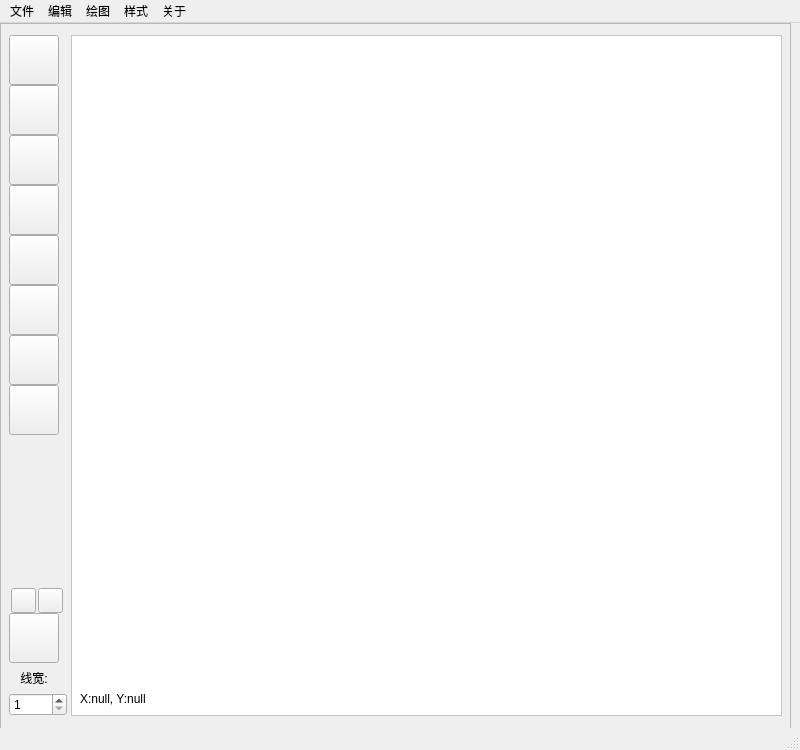
<?xml version="1.0" encoding="UTF-8"?>
<ui version="4.0">
 <class>MainWindow</class>
 <widget class="QMainWindow" name="MainWindow">
  <property name="geometry">
   <rect>
    <x>0</x>
    <y>0</y>
    <width>800</width>
    <height>750</height>
   </rect>
  </property>
  <property name="windowTitle">
   <string>MainWindow</string>
  </property>
  <property name="styleSheet">
   <string notr="true"/>
  </property>
  <widget class="QWidget" name="centralwidget">
   <property name="autoFillBackground">
    <bool>true</bool>
   </property>
   <property name="styleSheet">
    <string notr="true"/>
   </property>
   <widget class="QFrame" name="frame">
    <property name="geometry">
     <rect>
      <x>0</x>
      <y>0</y>
      <width>791</width>
      <height>751</height>
     </rect>
    </property>
    <property name="frameShape">
     <enum>QFrame::Shape::StyledPanel</enum>
    </property>
    <property name="frameShadow">
     <enum>QFrame::Shadow::Raised</enum>
    </property>
    <widget class="QWidget" name="verticalLayoutWidget">
     <property name="geometry">
      <rect>
       <x>9</x>
       <y>12</y>
       <width>58</width>
       <height>681</height>
      </rect>
     </property>
     <layout class="QVBoxLayout" name="verticalLayout">
      <property name="spacing">
       <number>0</number>
      </property>
      <item>
       <widget class="QPushButton" name="selectButton">
        <property name="minimumSize">
         <size>
          <width>50</width>
          <height>50</height>
         </size>
        </property>
        <property name="maximumSize">
         <size>
          <width>50</width>
          <height>50</height>
         </size>
        </property>
        <property name="toolTip">
         <string>方框选择</string>
        </property>
        <property name="styleSheet">
         <string notr="true"/>
        </property>
        <property name="text">
         <string/>
        </property>
        <property name="icon">
         <iconset resource="imageres.qrc">
          <normaloff>:/sideBarIcons/images/select.png</normaloff>:/sideBarIcons/images/select.png</iconset>
        </property>
        <property name="iconSize">
         <size>
          <width>40</width>
          <height>40</height>
         </size>
        </property>
        <property name="checkable">
         <bool>true</bool>
        </property>
       </widget>
      </item>
      <item>
       <widget class="QPushButton" name="penButton">
        <property name="minimumSize">
         <size>
          <width>50</width>
          <height>50</height>
         </size>
        </property>
        <property name="maximumSize">
         <size>
          <width>50</width>
          <height>50</height>
         </size>
        </property>
        <property name="toolTip">
         <string>任意画笔</string>
        </property>
        <property name="styleSheet">
         <string notr="true"/>
        </property>
        <property name="text">
         <string/>
        </property>
        <property name="icon">
         <iconset resource="imageres.qrc">
          <normaloff>:/sideBarIcons/images/pen.png</normaloff>:/sideBarIcons/images/pen.png</iconset>
        </property>
        <property name="iconSize">
         <size>
          <width>40</width>
          <height>40</height>
         </size>
        </property>
        <property name="checkable">
         <bool>true</bool>
        </property>
       </widget>
      </item>
      <item>
       <widget class="QPushButton" name="lineButton">
        <property name="minimumSize">
         <size>
          <width>50</width>
          <height>50</height>
         </size>
        </property>
        <property name="maximumSize">
         <size>
          <width>50</width>
          <height>50</height>
         </size>
        </property>
        <property name="toolTip">
         <string>线段</string>
        </property>
        <property name="styleSheet">
         <string notr="true"/>
        </property>
        <property name="text">
         <string/>
        </property>
        <property name="icon">
         <iconset resource="imageres.qrc">
          <normaloff>:/sideBarIcons/images/line.png</normaloff>:/sideBarIcons/images/line.png</iconset>
        </property>
        <property name="iconSize">
         <size>
          <width>40</width>
          <height>40</height>
         </size>
        </property>
        <property name="checkable">
         <bool>true</bool>
        </property>
       </widget>
      </item>
      <item>
       <widget class="QPushButton" name="curveButton">
        <property name="minimumSize">
         <size>
          <width>50</width>
          <height>50</height>
         </size>
        </property>
        <property name="maximumSize">
         <size>
          <width>50</width>
          <height>50</height>
         </size>
        </property>
        <property name="toolTip">
         <string>曲线</string>
        </property>
        <property name="styleSheet">
         <string notr="true"/>
        </property>
        <property name="text">
         <string/>
        </property>
        <property name="icon">
         <iconset resource="imageres.qrc">
          <normaloff>:/sideBarIcons/images/curve.png</normaloff>:/sideBarIcons/images/curve.png</iconset>
        </property>
        <property name="iconSize">
         <size>
          <width>40</width>
          <height>40</height>
         </size>
        </property>
        <property name="checkable">
         <bool>true</bool>
        </property>
       </widget>
      </item>
      <item>
       <widget class="QPushButton" name="rectButton">
        <property name="minimumSize">
         <size>
          <width>50</width>
          <height>50</height>
         </size>
        </property>
        <property name="maximumSize">
         <size>
          <width>50</width>
          <height>50</height>
         </size>
        </property>
        <property name="toolTip">
         <string>矩形</string>
        </property>
        <property name="styleSheet">
         <string notr="true"/>
        </property>
        <property name="text">
         <string/>
        </property>
        <property name="icon">
         <iconset resource="imageres.qrc">
          <normaloff>:/sideBarIcons/images/rect.png</normaloff>:/sideBarIcons/images/rect.png</iconset>
        </property>
        <property name="iconSize">
         <size>
          <width>40</width>
          <height>40</height>
         </size>
        </property>
        <property name="checkable">
         <bool>true</bool>
        </property>
       </widget>
      </item>
      <item>
       <widget class="QPushButton" name="polygonButton">
        <property name="minimumSize">
         <size>
          <width>50</width>
          <height>50</height>
         </size>
        </property>
        <property name="maximumSize">
         <size>
          <width>50</width>
          <height>50</height>
         </size>
        </property>
        <property name="toolTip">
         <string>多边形</string>
        </property>
        <property name="styleSheet">
         <string notr="true"/>
        </property>
        <property name="text">
         <string/>
        </property>
        <property name="icon">
         <iconset resource="imageres.qrc">
          <normaloff>:/sideBarIcons/images/polygon.png</normaloff>:/sideBarIcons/images/polygon.png</iconset>
        </property>
        <property name="iconSize">
         <size>
          <width>40</width>
          <height>40</height>
         </size>
        </property>
        <property name="checkable">
         <bool>true</bool>
        </property>
       </widget>
      </item>
      <item>
       <widget class="QPushButton" name="circleButton">
        <property name="minimumSize">
         <size>
          <width>50</width>
          <height>50</height>
         </size>
        </property>
        <property name="maximumSize">
         <size>
          <width>50</width>
          <height>50</height>
         </size>
        </property>
        <property name="toolTip">
         <string>圆</string>
        </property>
        <property name="styleSheet">
         <string notr="true"/>
        </property>
        <property name="text">
         <string/>
        </property>
        <property name="icon">
         <iconset resource="imageres.qrc">
          <normaloff>:/sideBarIcons/images/circle.png</normaloff>:/sideBarIcons/images/circle.png</iconset>
        </property>
        <property name="iconSize">
         <size>
          <width>40</width>
          <height>40</height>
         </size>
        </property>
        <property name="checkable">
         <bool>true</bool>
        </property>
       </widget>
      </item>
      <item>
       <widget class="QPushButton" name="ellipseButton">
        <property name="minimumSize">
         <size>
          <width>50</width>
          <height>50</height>
         </size>
        </property>
        <property name="maximumSize">
         <size>
          <width>50</width>
          <height>50</height>
         </size>
        </property>
        <property name="toolTip">
         <string>椭圆</string>
        </property>
        <property name="styleSheet">
         <string notr="true"/>
        </property>
        <property name="text">
         <string/>
        </property>
        <property name="icon">
         <iconset resource="imageres.qrc">
          <normaloff>:/sideBarIcons/images/ellipse.png</normaloff>:/sideBarIcons/images/ellipse.png</iconset>
        </property>
        <property name="iconSize">
         <size>
          <width>40</width>
          <height>40</height>
         </size>
        </property>
        <property name="checkable">
         <bool>true</bool>
        </property>
       </widget>
      </item>
      <item>
       <spacer name="verticalSpacer">
        <property name="orientation">
         <enum>Qt::Orientation::Vertical</enum>
        </property>
        <property name="sizeHint" stdset="0">
         <size>
          <width>20</width>
          <height>40</height>
         </size>
        </property>
       </spacer>
      </item>
      <item>
       <layout class="QVBoxLayout" name="verticalLayout_3">
        <item>
         <layout class="QVBoxLayout" name="verticalLayout_2">
          <property name="spacing">
           <number>0</number>
          </property>
          <property name="sizeConstraint">
           <enum>QLayout::SizeConstraint::SetMinimumSize</enum>
          </property>
          <item>
           <layout class="QHBoxLayout" name="horizontalLayout">
            <property name="spacing">
             <number>0</number>
            </property>
            <item>
             <widget class="QPushButton" name="boardButton">
              <property name="minimumSize">
               <size>
                <width>25</width>
                <height>25</height>
               </size>
              </property>
              <property name="maximumSize">
               <size>
                <width>25</width>
                <height>25</height>
               </size>
              </property>
              <property name="toolTip">
               <string>边框着色选择</string>
              </property>
              <property name="styleSheet">
               <string notr="true"/>
              </property>
              <property name="text">
               <string/>
              </property>
              <property name="icon">
               <iconset resource="imageres.qrc">
                <normaloff>:/sideBarIcons/images/board.png</normaloff>:/sideBarIcons/images/board.png</iconset>
              </property>
              <property name="iconSize">
               <size>
                <width>20</width>
                <height>20</height>
               </size>
              </property>
              <property name="checkable">
               <bool>true</bool>
              </property>
             </widget>
            </item>
            <item>
             <widget class="QPushButton" name="fillButton">
              <property name="minimumSize">
               <size>
                <width>25</width>
                <height>25</height>
               </size>
              </property>
              <property name="maximumSize">
               <size>
                <width>25</width>
                <height>25</height>
               </size>
              </property>
              <property name="toolTip">
               <string>填充着色选择</string>
              </property>
              <property name="styleSheet">
               <string notr="true"/>
              </property>
              <property name="text">
               <string/>
              </property>
              <property name="icon">
               <iconset resource="imageres.qrc">
                <normaloff>:/sideBarIcons/images/fill.png</normaloff>:/sideBarIcons/images/fill.png</iconset>
              </property>
              <property name="iconSize">
               <size>
                <width>20</width>
                <height>20</height>
               </size>
              </property>
              <property name="checkable">
               <bool>true</bool>
              </property>
             </widget>
            </item>
           </layout>
          </item>
          <item>
           <widget class="QPushButton" name="palatteButton">
            <property name="minimumSize">
             <size>
              <width>50</width>
              <height>50</height>
             </size>
            </property>
            <property name="maximumSize">
             <size>
              <width>50</width>
              <height>50</height>
             </size>
            </property>
            <property name="toolTip">
             <string>选择颜色</string>
            </property>
            <property name="styleSheet">
             <string notr="true"/>
            </property>
            <property name="text">
             <string/>
            </property>
            <property name="icon">
             <iconset resource="imageres.qrc">
              <normaloff>:/sideBarIcons/images/palette.png</normaloff>:/sideBarIcons/images/palette.png</iconset>
            </property>
            <property name="iconSize">
             <size>
              <width>40</width>
              <height>40</height>
             </size>
            </property>
            <property name="checkable">
             <bool>false</bool>
            </property>
           </widget>
          </item>
          <item>
           <widget class="QLabel" name="label">
            <property name="minimumSize">
             <size>
              <width>50</width>
              <height>30</height>
             </size>
            </property>
            <property name="maximumSize">
             <size>
              <width>50</width>
              <height>30</height>
             </size>
            </property>
            <property name="font">
             <font>
              <pointsize>9</pointsize>
             </font>
            </property>
            <property name="text">
             <string>线宽:</string>
            </property>
            <property name="alignment">
             <set>Qt::AlignmentFlag::AlignCenter</set>
            </property>
           </widget>
          </item>
          <item>
           <widget class="QSpinBox" name="spinBox">
            <property name="toolTip">
             <string>线宽</string>
            </property>
            <property name="minimum">
             <number>1</number>
            </property>
           </widget>
          </item>
         </layout>
        </item>
       </layout>
      </item>
     </layout>
    </widget>
    <widget class="CustomView" name="graphicsView">
     <property name="geometry">
      <rect>
       <x>71</x>
       <y>12</y>
       <width>711</width>
       <height>681</height>
      </rect>
     </property>
     <property name="mouseTracking">
      <bool>true</bool>
     </property>
     <property name="styleSheet">
      <string notr="true">background-color: rgb(255, 255, 255);</string>
     </property>
    </widget>
    <widget class="QLabel" name="cord">
     <property name="geometry">
      <rect>
       <x>80</x>
       <y>660</y>
       <width>131</width>
       <height>31</height>
      </rect>
     </property>
     <property name="styleSheet">
      <string notr="true">color: rgb(0, 0, 0);</string>
     </property>
     <property name="text">
      <string>X:null, Y:null </string>
     </property>
    </widget>
   </widget>
  </widget>
  <widget class="QMenuBar" name="menubar">
   <property name="geometry">
    <rect>
     <x>0</x>
     <y>0</y>
     <width>800</width>
     <height>24</height>
    </rect>
   </property>
   <widget class="QMenu" name="menu">
    <property name="title">
     <string>文件</string>
    </property>
    <addaction name="action1_2"/>
    <addaction name="action2"/>
    <addaction name="action1_3"/>
   </widget>
   <widget class="QMenu" name="menu_2">
    <property name="title">
     <string>编辑</string>
    </property>
    <addaction name="action1"/>
    <addaction name="action_5"/>
    <addaction name="delete_action"/>
   </widget>
   <widget class="QMenu" name="menu_3">
    <property name="title">
     <string>绘图</string>
    </property>
    <addaction name="action_3"/>
   </widget>
   <widget class="QMenu" name="menu_4">
    <property name="title">
     <string>样式</string>
    </property>
    <addaction name="action"/>
    <addaction name="action_2"/>
    <addaction name="action_4"/>
   </widget>
   <widget class="QMenu" name="menu_5">
    <property name="title">
     <string>关于</string>
    </property>
   </widget>
   <addaction name="menu"/>
   <addaction name="menu_2"/>
   <addaction name="menu_3"/>
   <addaction name="menu_4"/>
   <addaction name="menu_5"/>
  </widget>
  <widget class="QStatusBar" name="statusbar"/>
  <action name="action">
   <property name="checkable">
    <bool>false</bool>
   </property>
   <property name="enabled">
    <bool>true</bool>
   </property>
   <property name="text">
    <string>线框颜色</string>
   </property>
  </action>
  <action name="action_2">
   <property name="text">
    <string>填充颜色</string>
   </property>
  </action>
  <action name="action_3">
   <property name="text">
    <string/>
   </property>
  </action>
  <action name="action_4">
   <property name="text">
    <string>线框样式</string>
   </property>
  </action>
  <action name="action1">
   <property name="text">
    <string>撤销</string>
   </property>
  </action>
  <action name="action_5">
   <property name="text">
    <string>重做</string>
   </property>
  </action>
  <action name="action1_2">
   <property name="text">
    <string>打开</string>
   </property>
  </action>
  <action name="action2">
   <property name="text">
    <string>保存</string>
   </property>
  </action>
  <action name="action1_3">
   <property name="text">
    <string>退出</string>
   </property>
  </action>
  <action name="delete_action">
   <property name="text">
    <string>删除选定图形</string>
   </property>
  </action>
 </widget>
 <customwidgets>
  <customwidget>
   <class>CustomView</class>
   <extends>QGraphicsView</extends>
   <header>customview.h</header>
  </customwidget>
 </customwidgets>
 <resources>
  <include location="imageres.qrc"/>
 </resources>
 <connections/>
</ui>
